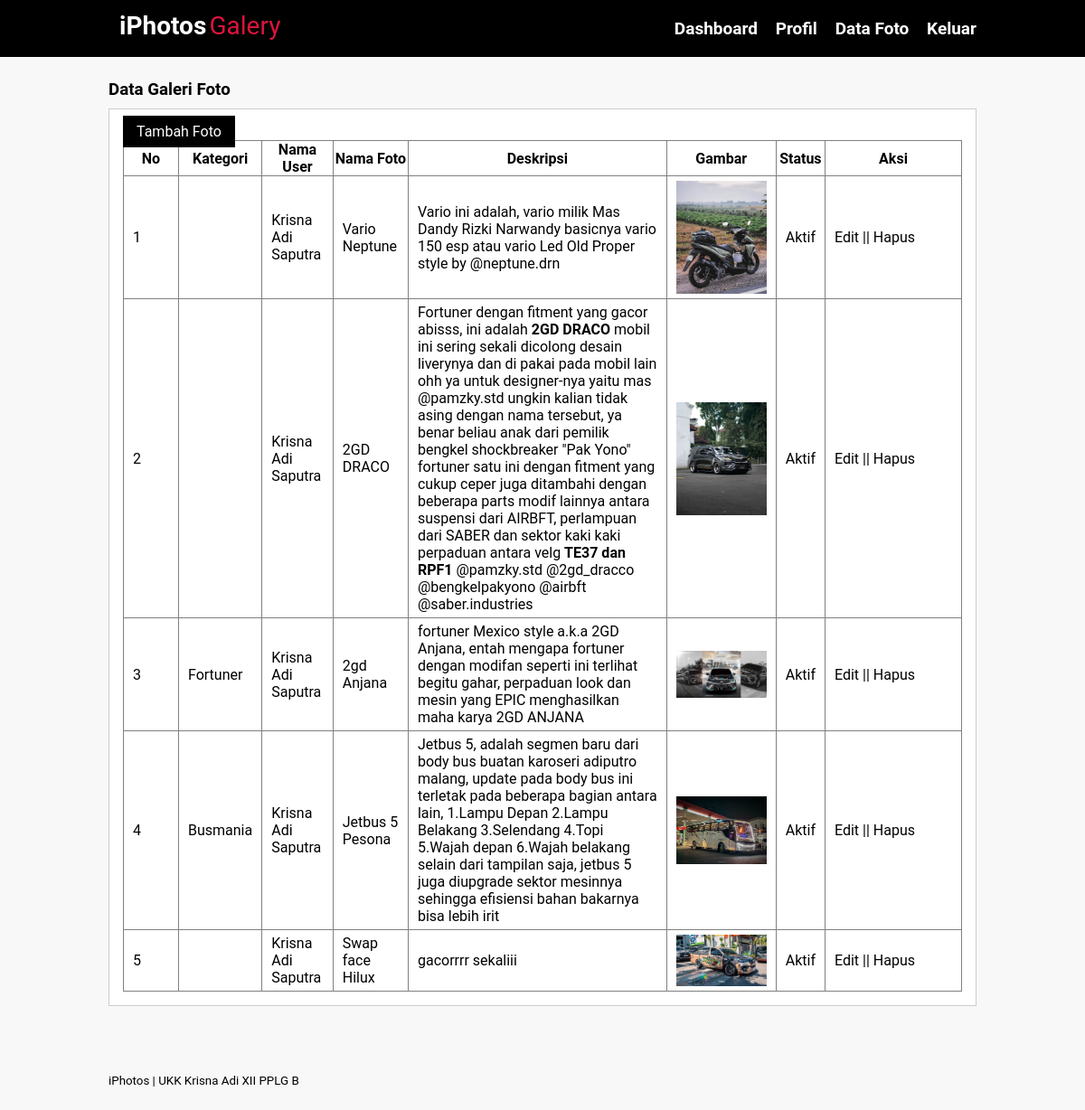
Screenshot of /data-image.php (signed in) with the database file from the repository.
### tables this page shows
CREATE TABLE `tb_image` (
  `image_id` int(11) NOT NULL,
  `category_id` int(11) NOT NULL,
  `category_name` varchar(100) NOT NULL,
  `admin_id` int(11) NOT NULL,
  `admin_name` varchar(100) NOT NULL,
  `image_name` varchar(100) NOT NULL,
  `image_description` text NOT NULL,
  `image` varchar(100) NOT NULL,
  `image_status` tinyint(1) NOT NULL,
  `date_created` timestamp NOT NULL DEFAULT current_timestamp() ON UPDATE current_timestamp()
);

### data-image.php (the view, shortened to what this page needs)
<?php
	include 'db.php';
?>
<!DOCTYPE html PUBLIC "-//W3C//DTD XHTML 1.0 Transitional//EN" "http://www.w3.org/TR/xhtml1/DTD/xhtml1-transitional.dtd">
<html xmlns="http://www.w3.org/1999/xhtml">
<head>
<link rel="stylesheet" type="text/css" href="css/style1.css">
</head>
<body>
    <header>
        <div class="container">
        <ul>
           <li><a href="dashboard.php">Dashboard</a></li>
           <li><a href="profil.php">Profil</a></li>
           <li><a href="data-image.php">Data Foto</a></li>
           <li><a href="Keluar.php">Keluar</a></li>
        </ul>
        <div class="brand">
        <div class="firstname">iPhotos</div>
        <div class="lastname">Galery</div>
        </div>
        </div>
    </header>
    <div class="section">
        <div class="container">
            <h3>Data Galeri Foto</h3>
            <div class="box">
                <a href="tambah-image.php" class="btn btn-outline-success m-1">Tambah Foto</a>
                <table border="1" cellspacing="0" class="table">
                    <thead>
                        <tr>
                           <th width="60px">No</th>
                           <th width="90px">Kategori</th>
                           <th>Nama User</th>
                           <th>Nama Foto</th>
                           <th>Deskripsi</th>
                           <th>Gambar</th>
                           <th>Status</th>
                           <th width="150px">Aksi</th>
                        </tr>
                    </thead>
                    <tbody>
                        <?php
						    $no = 1;
							$user = $_SESSION['a_global']->admin_id;
                            $foto = mysqli_query($conn, "SELECT * FROM tb_image WHERE admin_id = '$user' ");
							if(mysqli_num_rows($foto) >0 ){
							while($row = mysqli_fetch_array($foto)){
						?>
                        <tr>
                           <td><?php echo $no++ ?></td>
                           <td><?php echo $row['category_name'] ?></td>
                           <td><?php echo $row['admin_name'] ?></td>
                           <td><?php echo $row['image_name'] ?></td>
                           <td><?php echo $row['image_description']?></td>
                           <td><a href="foto/<?php echo $row['image']?>" target="_blank"><img src="foto/<?php echo $row['image']?>" width="100px"></a></td>
                           <td><?php echo ($row['image_status'] == 0)? 'Tidak Aktif':'Aktif'; ?></td>
                           <td>
                              <a href="edit-image.php?id=<?php echo $row['image_id'] ?>">Edit</a> ||
                              <a href="proses-hapus.php?idp=<?php echo $row['image_id'] ?>" onclick="return confirm('Yakin Ingin Hapus ?')">Hapus</a>
                           </td>
                        </tr>
                        <?php }}else{ ?>
                             <tr>
                                <td colspan="8">Tidak ada data</td>
                             </tr>
                        <?php } ?>
                    </tbody>
                </table>
            </div>
        </div>
    </div>
     <footer>
        <div class="container">
            <small>iPhotos | UKK Krisna Adi XII PPLG B</small>
        </div>
    </footer>
</body>
</html>

### css/style1.css (style rules this page uses)
* { padding:0; margin:0; font-family: roboto, sans-serif; }
body { background-color:#f8f8f8; }
a { color: inherit; text-decoration:none; }
.btn { padding:8px 15px; background-color: #000000; color: #fff; border:none; cursor: pointer; }
header { background-color: #000000; color: #fff; justify-content: center; align-items: center; }
header ul { float:right; font-weight: 600; font-size: 19px; }
header ul li { display:inline-block; }
header ul li a { padding:20px 0 20px 15px; display: inline-block; }
footer { padding:25px 0; }
.container { width: 80%; margin: 0 auto; justify-content: space-between; }
.brand { display: flex; font-size: 28px; padding: 12px; gap: 0.2rem; }
.firstname { display: flex; font-weight: bold; }
.lastname { display: flex; color: crimson; }
.container:after { content:''; display: block; clear:both; }
.section { padding:25px 0; }
.box { background-color: #fff; border:1px solid #ccc; padding:15px; box-sizing: border-box; margin:10px 0 25px 0; }
.box:after { content: ''; display: block; clear: both; }
.table { width: 100%; border-collapse: collapse; }
.table tr { height: 30px; }
.table tr td { padding:5px 10px; }

### rows the page displays
tb_image: admin_name "Krisna Adi Saputra", image_name "Vario Neptune", image_description "Vario ini adalah, vario milik Mas Dandy Rizki Narwandy basicnya vario 150 esp atau vario Led Old Proper style by @neptune.drn", image (picture), image_status "Aktif"
tb_image: admin_name "Krisna Adi Saputra", image_name "2GD DRACO", image_description "Fortuner dengan fitment yang gacor abisss, ini adalah 2GD DRACO mobil ini sering sekali dicolong desain liverynya dan di pakai pada mobil lain ohh ya untuk designer-nya yaitu mas @pamzky.std ungkin kalian tidak asing dengan nama tersebut, ya benar beliau anak dari pemilik bengkel shockbreaker \"Pak Yono\" fortuner satu ini dengan fitment yang cukup ceper juga ditambahi dengan beberapa parts modif lainnya antara suspensi dari AIRBFT, perlampuan dari SABER dan sektor kaki kaki perpaduan antara velg TE37 dan RPF1 @pamzky.std @2gd_dracco @bengkelpakyono @airbft @saber.industries", image (picture), image_status "Aktif"
tb_image: category_name "Fortuner", admin_name "Krisna Adi Saputra", image_name "2gd Anjana", image_description "fortuner Mexico style a.k.a 2GD Anjana, entah mengapa fortuner dengan modifan seperti ini terlihat begitu gahar, perpaduan look dan mesin yang EPIC menghasilkan maha karya 2GD ANJANA", image (picture), image_status "Aktif"
tb_image: category_name "Busmania", admin_name "Krisna Adi Saputra", image_name "Jetbus 5 Pesona", image_description "Jetbus 5, adalah segmen baru dari body bus buatan karoseri adiputro malang, update pada body bus ini terletak pada beberapa bagian antara lain, 1.Lampu Depan 2.Lampu Belakang 3.Selendang 4.Topi 5.Wajah depan 6.Wajah belakang selain dari tampilan saja, jetbus 5 juga diupgrade sektor mesinnya sehingga efisiensi bahan bakarnya bisa lebih irit", image (picture), image_status "Aktif"
tb_image: admin_name "Krisna Adi Saputra", image_name "Swap face Hilux", image_description "gacorrrr sekaliii", image (picture), image_status "Aktif"
